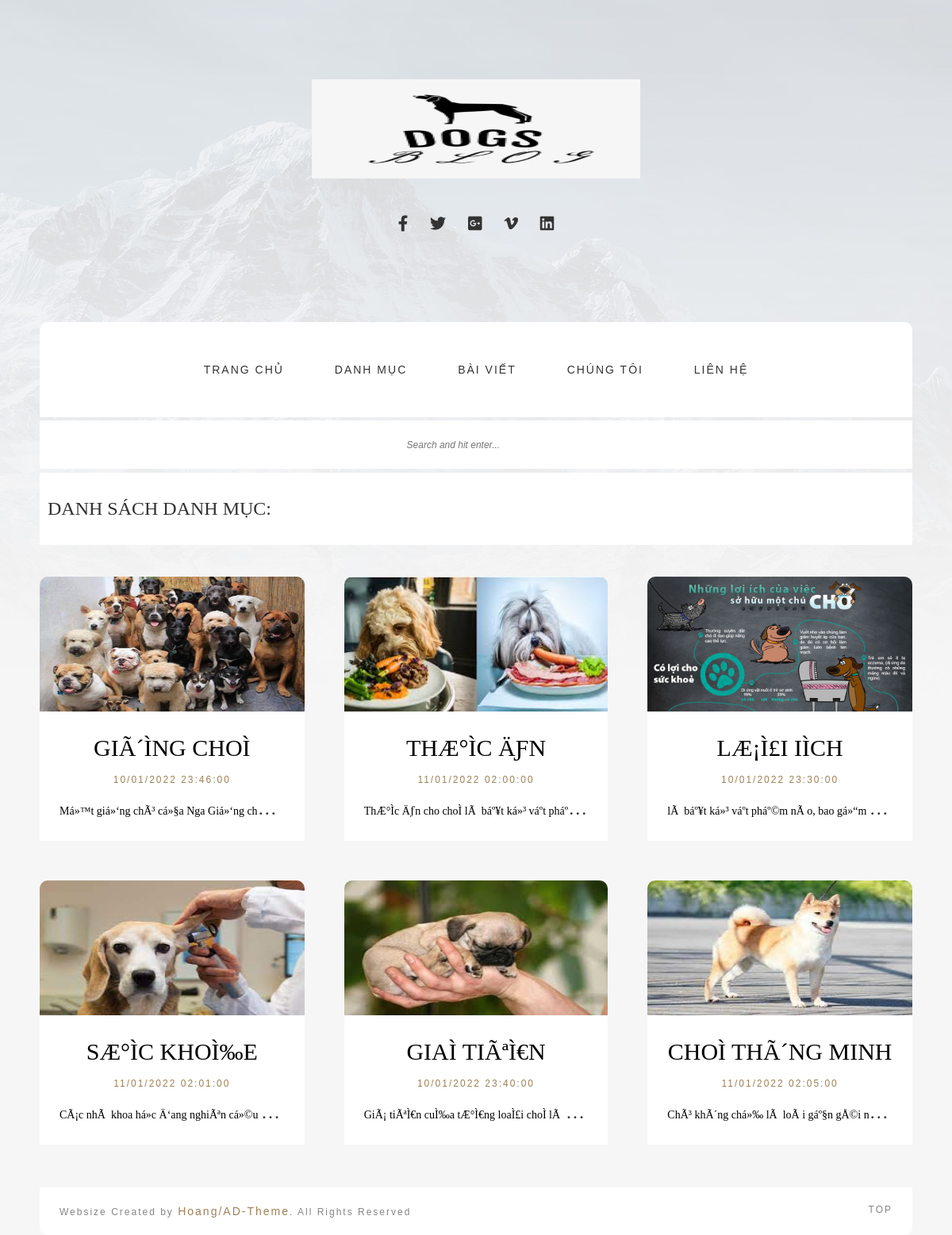
Before: /Website/index.php?mod=category&act=index with the older database file.
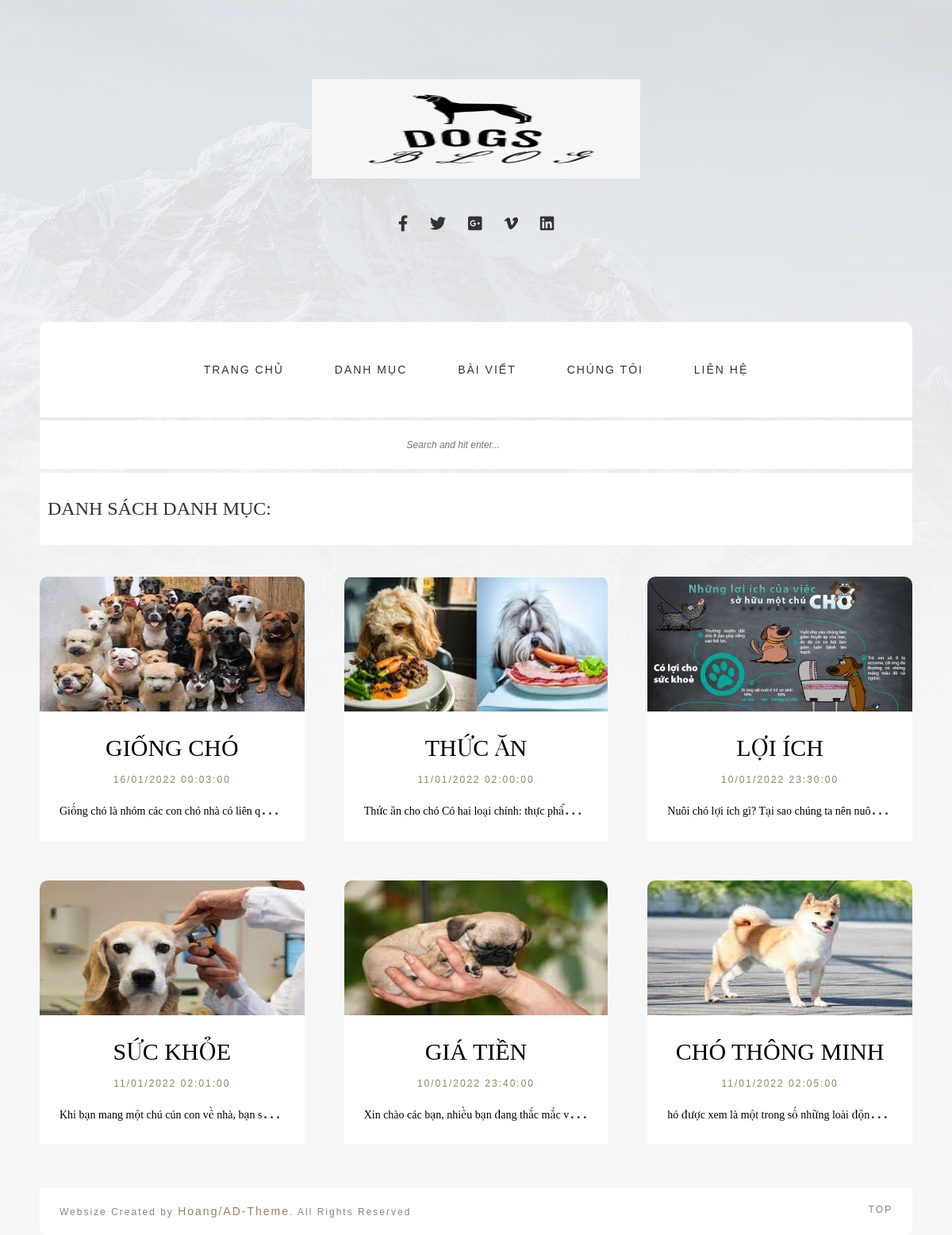
After: the same page with the newer database file.
### tables this page shows
CREATE TABLE `categories`  (
  `id` int NOT NULL AUTO_INCREMENT,
  `name` varchar(255) NULL DEFAULT NULL,
  `description` mediumtext NULL,
  `thumbnail` varchar(500) NULL DEFAULT NULL,
  `parent_id` int NULL DEFAULT NULL,
  `created_at` timestamp NULL DEFAULT NULL,
  PRIMARY KEY (`id`) USING BTREE
);

### Website/Controllers/BaseController.php (called while the page is built, shortened)
<?php
  class BaseController
  {
    public function view($path, $data = []){
      extract($data);
      require_once('Views/'.$path);
    }
  }
?>

### Website/Controllers/CategoryController.php (called while the page is built)
<?php
require('Models/Category.php');
require_once("Controllers/BaseController.php");
  class CategoryController extends BaseController
  {
    public function index(){
      $category = new Category;
      $categories = $category -> getList();
      $this-> view('Category/list.php', ['categories'=> $categories]);
    }
  }
?>

### Website/index.php (called while the page is built, shortened)
<?php
$act = "index";
if(isset($_GET['act'])){
  $act = $_GET['act'];
}
  $controller_obj = new $class_name;
 $controller_obj -> $act();
?>

### Website/Models/Connection.php (called while the page is built, shortened)
<?php
  class Connection1{
    private $servername= "localhost";
    private $username= "root";
    private $password = "";
    private $dbname = "blogs";
    public function connect(){
      $conn = new mysqli($this->servername, $this -> username, $this ->password, $this-> dbname );
      $conn->query("SET NAMES 'utf8'");
      return $conn;
    }
  }
?>

### Website/Models/Query.php (called while the page is built, shortened)
<?php
  require_once('Models/Connection.php');
  class Query{
    protected $conn;
    public function __construct(){
      $connection = new Connection1();
      $this -> conn = $connection -> connect();
    }
    protected function select($table, $columns = '*')
    {
      if ($columns == '*') {
        $query = "SELECT * FROM " . $table;
      }elseif (is_array($columns)) {
        $sub_string = '';
        foreach ($columns as $i =>$column) {
          $sub_string .= '`'.$column . '`';
          if ($i + 1 != count($columns)) {
            $sub_string .= ',';
          }
        }
        $query = "SELECT " . $sub_string . " FROM " . '`' . $table . '`';
      }else{
        exit();
      }
      $result = $this->conn->query($query);
      $data = array();
      while($row = $result->fetch_assoc()) {
        $data[] = $row;
      };
      return $data;
    }
  }
?>

### Website/Models/Category.php (called while the page is built, shortened)
<?php
  require_once('Models/Query.php');
  require_once('Models/Connection.php');
  class Category extends Query
  {
    public $table = 'categories';
    public function getList()
      {
        $categories = $this -> select ($this -> table, ['id', 'name', 'description', 'thumbnail', 'parent_id', 'created_at']);
        return $categories;
      }
    }
?>

### Website/Views/Category/list.php (the view, shortened to what this page needs)
<?php
  require_once('Views/Partials/header.php');
?>
<section class="tada-container content-posts blog-3-columns row">
  <div class="col-xs-12" style="background-color: #ffffff;
                        padding: 10px;
                        margin-top: -45px;
                        margin-bottom:40px;">
    <h2 style="margin-bottom:20px ;text-transform: uppercase; font-family: Times New Roman, Times, serif;">Danh Sách Danh Mục:</h2>
  </div>
<div class="tada-container content-posts blog-3-columns row ">
       <?php foreach ($categories as $key => $category) {?>
    <div id="dash" class="content col-xs-4 col-md-4 col-xl-4 col-lg-4 col-4">
        <article id="abcde">
            <div class="post-image">
                <img style="max-height: 170px;" src="../Admin/images/<?=$category['thumbnail']?>" alt="category image ">
              </div>
              <div class="post-text">
                <h1 style="text-transform: uppercase; margin-top: 0px; font-family: 'Playfair Display', serif;"><a style="font-size: 30px;" href="index.php?mod=post&act=postByCategory&category_id=<?=$category['id']?>"><?=$category['name']?></a></h1>
                <span class="date"><?=date_format(date_create($category['created_at']),"d/m/Y H:i:s")?></span>
                  <h2><a href="#"><?=$category['description']?></a></h2>
              </div>
          </article>
     </div>
       <?php } ?>
  </div>
</section>
  <?php
    require_once('Views/Partials/footer.php');
  ?>

### Website/Views/Partials/header.php (shortened to what this page needs)
<!doctype html>
<html lang="en">
<head>
    <link rel="stylesheet" href="https://cdnjs.cloudflare.com/ajax/libs/font-awesome/4.7.0/css/font-awesome.min.css">
    <link rel="stylesheet" type="text/css" href="Publics/assets/css/bootstrap.css">
    <link rel="stylesheet" type="text/css" href="Publics/assets/css/all.css">
    <link rel="stylesheet" type="text/css" href="Publics/assets/css/all.min.css">
    <link rel="stylesheet" type="text/css" href="Publics/assets/css/slippry.css">
    <link rel="stylesheet" type="text/css" href="Publics/assets/css/style.css">
    <link href="Publics/assets/css/css_2.css" rel="stylesheet" type="text/css">
    <link href="Publics/assets/css/css_1.css" rel="stylesheet" type="text/css">
	<link href="Publics/assets/css/css.css" rel="stylesheet" type="text/css">
</head>
<body>
    <header class="tada-container">
    	<div class="logo-container">
        	<a href="index.html"><img src="Publics/assets/images/logo2.png" alt="logo"></a>
            <div class="tada-social">
            	<a href="#"><i style="font-size: 20px;" class="fab fa-facebook-f"></i></a>
                <a href="#"><i style="font-size: 20px;" class="fab fa-twitter"></i></a>
                <a href="#"><i style="font-size: 20px;" class="fab fa-google-plus-square"></i></a>
                <a href="#"><i style="font-size: 20px;" class="fab fa-vimeo-v"></i></a>
                <a href="#"><i style="font-size: 20px;" class="fab fa-linkedin"></i></a>
            </div>
        </div>
    	<nav class="menu-desktop menu-sticky" style="position:static;">
            <ul class="tada-menu">
                     <li><a href="index.php" class="">TRANG CHỦ </a></li>
                    <li><a href="index.php?mod=category&act=index">DANH MỤC </a>
                    </li>
                    <li><a href="index.php?mod=post&act=index">BÀI VIẾT</a>
                    </li>
                    <li><a href="about-us.html">CHÚNG TÔI</a></li>
                    <li><a href="contact.html">LIÊN HỆ</a></li>
            </ul>
        </nav>
        <div class="tada-search">
			<form>
            	<div class="form-group-search">
              		<input type="search" class="search-field" placeholder="Search and hit enter...">
              		<button type="submit" class="search-btn"><i class="icon-search4"></i></button>
            	</div>
          	</form>
        </div>

### Website/Views/Partials/footer.php (shortened to what this page needs)
      <div class="footer-bottom">
        <span class="copyright">Websize Created by <a href="#">Hoang/AD-Theme</a>. All Rights Reserved</span>
        <span class="backtotop">TOP <i class="icon-arrow-up7"></i></span>
      </div>
</body>
</html>

### Website/Publics/assets/css/all.css (style rules this page uses)
.fa, .fas, .far, .fal, .fad, .fab { -moz-osx-font-smoothing: grayscale; -webkit-font-smoothing: antialiased; display: inline-block; font-style: normal; font-variant: normal; text-rendering: auto; line-height: 1; }
.fa-facebook-f:before { content: "\f39e"; }
.fa-google-plus-square:before { content: "\f0d4"; }
.fa-linkedin:before { content: "\f08c"; }
.fa-twitter:before { content: "\f099"; }
.fa-vimeo-v:before { content: "\f27d"; }
.fab { font-family: 'Font Awesome 5 Brands'; font-weight: 400; }

### Website/Publics/assets/css/style.css (style rules this page uses)
body { font-family: 'Source Sans Pro', sans-serif; background:#f6f6f6; background-image:url('../images/bg.jpg'); background-repeat: no-repeat; }
.tada-container { width:1100px; margin:0 auto; }
img { max-width:100%; }
a { transition: all 0.3s ease 0s; }
.logo-container { margin-top:100px; text-align:center; }
.tada-social { margin-top:35px; display:block; text-align:center; }
.tada-social a { display:inline-block; color:#333333; padding:12px; text-decoration:none; }
nav { margin-top:100px; background:#FFF; padding:25px 20px; border-radius:10px 10px 0 0; }
nav ul { margin:0; padding:0; text-align:center; }
nav > ul { padding:25px 40px }
nav ul li { display:inline-block; }
nav ul > li a { padding:25px 30px; }
nav li a { color:#333; letter-spacing:2px; }
nav li { position:relative; }
.tada-search { margin-top:4px; padding:20px; background:#FFF; text-align:center; letter-spacing:2px; color:#bababa; }
input[type="search"] { border:0; font-style: italic; font-size: 12px; }
.tada-search button { background:none; border:0; }
header li { list-style: outside none none; }
header a { font-size: 14px; text-decoration: none; color:#ffffff; }
section.tada-container { margin-top:50px; }
article { margin-bottom:50px; }
.content-posts .content { padding-left:0; padding-right: 25px; }
.post-image { position:relative; }
.post-image img { border-radius:10px 10px 0 0; width:100%; }
.post-text { padding:50px; background:#FFF; }
.post-text .date { color:#9c8156; text-transform:uppercase; font-size:12px; letter-spacing:2px; }
.post-text h2 { margin:12px 0 24px 0; font-family: 'Playfair Display', serif; }
.blog-2-columns-sidebar h2, .blog-3-columns h2 { margin-bottom:0; font-size:24px; line-height:1.3; }
.post-text h2 a { color:#000; transition: all 0.3s ease 0s; }
.content-posts.blog-3-columns .col-xs-4:nth-child(1n) { padding-right:33px; }
.content-posts.blog-3-columns .col-xs-4:nth-child(3n-1) { padding-right:17px; padding-left:17px; }
.content-posts.blog-3-columns .col-xs-4:nth-child(3n) { padding-right:0; padding-left:33px; }
.content-posts.blog-3-columns .col-xs-4, .blog-3-columns article { text-align:center; }
.blog-3-columns .post-text { padding:25px; }
.footer-bottom { padding:20px 25px; background:#FFF; border-radius:0 0 10px 10px; margin-top:4px; font-size:12px; }
.footer-bottom .copyright a, .footer-bottom .backtotop i, .footer-bottom .backtotop:hover { color:#9c8156; }
.footer-bottom .copyright { float:left; color:#858585; letter-spacing:2px; }
.footer-bottom .backtotop { float:right; cursor:pointer; color:#858585; letter-spacing:2px; }
.post-text h1 a { color: #000000 !important; }

### Website/Views/Category/list.php (style rules this page uses)
#dash { max-height: 700px; overflow: hidden; }
#abcde h2 { width: 100%; white-space: nowrap; overflow: hidden; text-overflow: ellipsis; }
#abcde { max-height: 400px; overflow: hidden }
.post-text h1 a { color:#000; transition: all 0.3s ease 0s; }

Changed rows visible on the page:
changed categories: name "GIÃ´ÌNG CHOÌ" → "GIỐNG CHÓ"; created_at "10/01/2022 23:46:00" → "16/01/2022 00:03:00"; description "Má»™t giá»‘ng chÃ³ cá»§a Nga Giá»‘ng chÃ…" → "Giống chó là nhóm các con chó nhà có liên q…"
changed categories: name "THÆ°ÌC ÄƑN" → "THỨC ĂN"; description "ThÆ°Ìc Äƒn cho choÌ lÃ báº¥t ká»³ váº­t pháº…" → "Thức ăn cho chó Có hai loại chính: thực phẩ…"
changed categories: name "LÆ¡Ì£I IÌCH" → "LỢI ÍCH"; description "lÃ báº¥t ká»³ váº­t pháº©m nÃ o, bao gá»“m…" → "Nuôi chó lợi ích gì? Tại sao chúng ta nên nuô…"
changed categories: name "SÆ°ÌC KHOÌ‰E" → "SỨC KHỎE"; description "CÃ¡c nhÃ khoa há»c Ä‘ang nghiÃªn cá»©u…" → "Khi bạn mang một chú cún con về nhà, bạn s…"
changed categories: name "GIAÌ TIÃªÌ€N" → "GIÁ TIỀN"; description "GiÃ¡ tiÃªÌ€n cuÌ‰a tÆ°Ì€ng loaÌ£i choÌ lÃ…" → "Xin chào các bạn, nhiều bạn đang thắc mắc v…"
changed categories: name "CHOÌ THÃ´NG MINH" → "CHÓ THÔNG MINH"; description "ChÃ³ khÃ´ng chá»‰ lÃ loÃ i gáº§n gÅ©i n…" → "hó được xem là một trong số những loài độn…"
